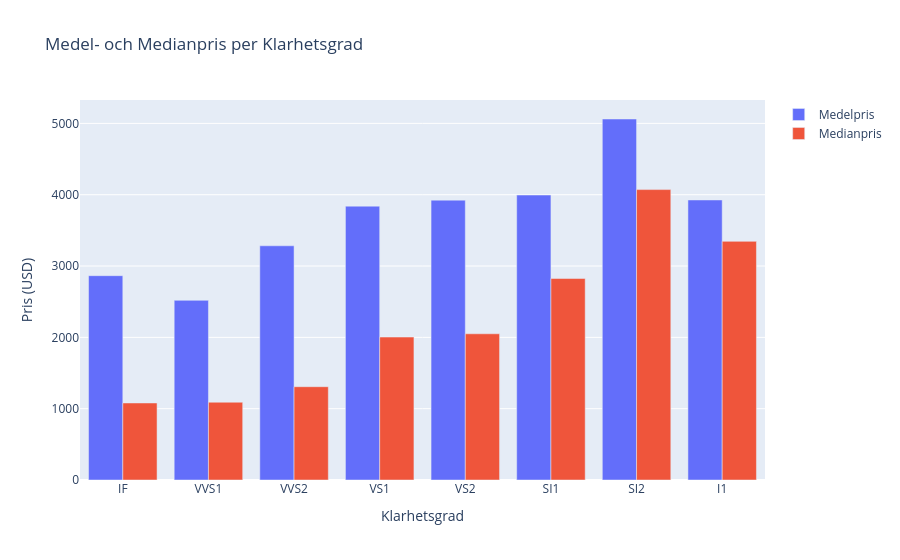

The notebook cell saved with this chart:
### Markdown cell above
**Diagramtyp:** Grupperat stapeldiagram för medel- och medianpris per färg.
**Hur man tolkar:** Varje stapel visar medel- eller medianpriset för en färgklass.
**Tolkning:** J, I och H har högst medel- och medianpris.
**Insikt:** Högre färgklass (J, I, H) har högre pris i detta dataset.
**Affärsmässig tolkning:** Guldfynd kan ta ut högre pris för diamanter med dessa färger och bör analysera efterfrågan i dessa segment.

### Code cell
# Grupperat stapeldiagram för medel- och medianpris per klarhetsgrad
clarity_order = ['IF', 'VVS1', 'VVS2', 'VS1', 'VS2', 'SI1', 'SI2', 'I1']
mean_price_clarity = df.groupby('clarity')['price'].mean().reindex(clarity_order)
median_price_clarity = df.groupby('clarity')['price'].median().reindex(clarity_order)
fig_bar_clarity = go.Figure()
fig_bar_clarity.add_trace(go.Bar(x=clarity_order, y=mean_price_clarity, name='Medelpris'))
fig_bar_clarity.add_trace(go.Bar(x=clarity_order, y=median_price_clarity, name='Medianpris'))
fig_bar_clarity.update_layout(barmode='group', title='Medel- och Medianpris per Klarhetsgrad',
                             xaxis_title='Klarhetsgrad', yaxis_title='Pris (USD)')
fig_bar_clarity.show()

### Figure 1 — Plotly figure (JSON) as saved in the notebook; plotly's stock layout.template omitted (floating-point values rounded to 4 significant figures)
{"data": [{"name": "Medelpris", "type": "bar", "x": ["IF", "VVS1", "VVS2", "VS1", "VS2", "SI1", "SI2", "I1"], "y": [2865.0, 2519.0, 3284.0, 3840.0, 3924.0, 3996.0, 5062.0, 3926.0]}, {"name": "Medianpris", "type": "bar", "x": ["IF", "VVS1", "VVS2", "VS1", "VS2", "SI1", "SI2", "I1"], "y": [1080.0, 1090.0, 1308.0, 2004.0, 2050.0, 2825.0, 4072.0, 3346.0]}], "layout": {"barmode": "group", "title": {"text": "Medel- och Medianpris per Klarhetsgrad"}, "xaxis": {"title": {"text": "Klarhetsgrad"}}, "yaxis": {"title": {"text": "Pris (USD)"}}}}
